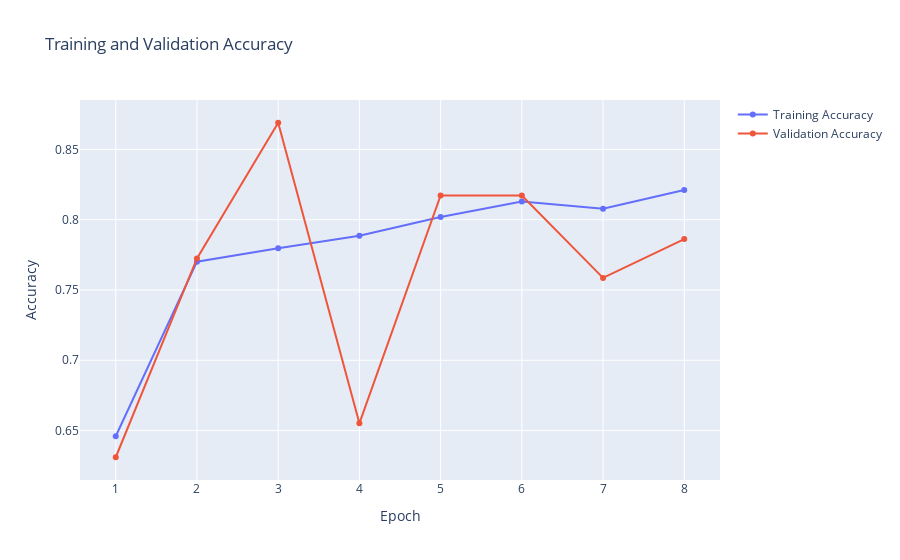
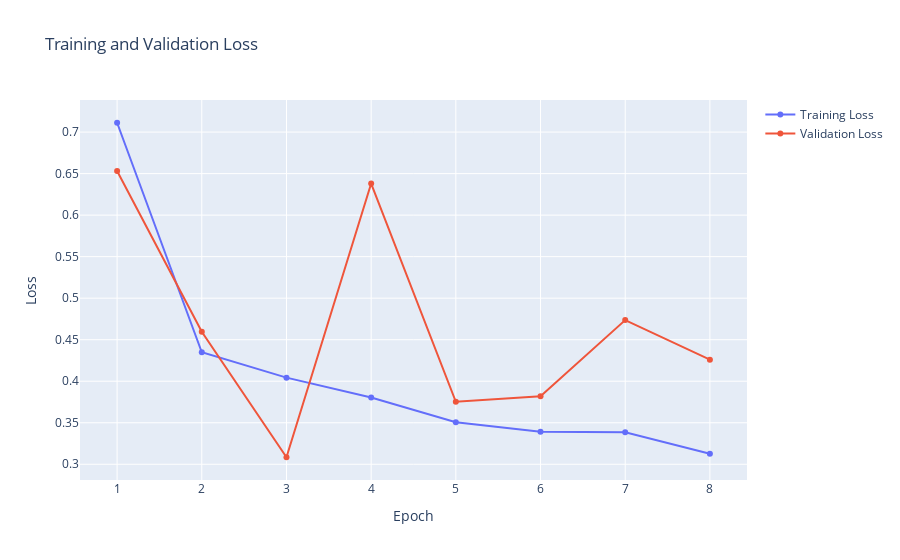

The cell these charts' notebook holds for them, in order:
### Code cell
#Plot the graph
history_plot(epochs, history)

### Figure 1 — Plotly figure (JSON) as saved in the notebook; plotly's stock layout.template omitted (floating-point values rounded to 4 significant figures)
{"data": [{"name": "Training Accuracy", "type": "scatter", "x": [1, 2, 3, 4, 5, 6, 7, 8, 9, 10, 11, 12, 13, 14, 15, 16, 17, 18, 19, 20, 21, 22, 23, 24, 25, 26, 27, 28, 29, 30, 31, 32, 33, 34, 35, 36, 37, 38, 39, 40, 41, 42, 43, 44, 45, 46, 47, 48, 49, 50, 51, 52, 53, 54, 55, 56, 57, 58, 59, 60], "y": [0.646, 0.7701, 0.7797, 0.7886, 0.8019, 0.813, 0.8078, 0.8211]}, {"name": "Validation Accuracy", "type": "scatter", "x": [1, 2, 3, 4, 5, 6, 7, 8, 9, 10, 11, 12, 13, 14, 15, 16, 17, 18, 19, 20, 21, 22, 23, 24, 25, 26, 27, 28, 29, 30, 31, 32, 33, 34, 35, 36, 37, 38, 39, 40, 41, 42, 43, 44, 45, 46, 47, 48, 49, 50, 51, 52, 53, 54, 55, 56, 57, 58, 59, 60], "y": [0.631, 0.7724, 0.869, 0.6552, 0.8172, 0.8172, 0.7586, 0.7862]}], "layout": {"autosize": true, "title": {"text": "Training and Validation Accuracy"}, "xaxis": {"anchor": "y", "autorange": true, "domain": [0, 1], "range": [0.5352, 8.465], "title": {"text": "Epoch"}, "type": "linear"}, "yaxis": {"anchor": "x", "autorange": true, "domain": [0, 1], "range": [0.6114, 0.8886], "title": {"text": "Accuracy"}, "type": "linear"}}}

### Figure 2 — Plotly figure (JSON) as saved in the notebook; plotly's stock layout.template omitted (floating-point values rounded to 4 significant figures)
{"data": [{"name": "Training Loss", "type": "scatter", "x": [1, 2, 3, 4, 5, 6, 7, 8, 9, 10, 11, 12, 13, 14, 15, 16, 17, 18, 19, 20, 21, 22, 23, 24, 25, 26, 27, 28, 29, 30, 31, 32, 33, 34, 35, 36, 37, 38, 39, 40, 41, 42, 43, 44, 45, 46, 47, 48, 49, 50, 51, 52, 53, 54, 55, 56, 57, 58, 59, 60], "y": [0.7112, 0.4348, 0.4043, 0.3803, 0.3507, 0.3392, 0.3384, 0.3127]}, {"name": "Validation Loss", "type": "scatter", "x": [1, 2, 3, 4, 5, 6, 7, 8, 9, 10, 11, 12, 13, 14, 15, 16, 17, 18, 19, 20, 21, 22, 23, 24, 25, 26, 27, 28, 29, 30, 31, 32, 33, 34, 35, 36, 37, 38, 39, 40, 41, 42, 43, 44, 45, 46, 47, 48, 49, 50, 51, 52, 53, 54, 55, 56, 57, 58, 59, 60], "y": [0.6531, 0.4596, 0.3085, 0.6381, 0.3752, 0.3818, 0.4736, 0.426]}], "layout": {"autosize": true, "title": {"text": "Training and Validation Loss"}, "xaxis": {"anchor": "y", "autorange": true, "domain": [0, 1], "range": [0.5397, 8.46], "title": {"text": "Epoch"}, "type": "linear"}, "yaxis": {"anchor": "x", "autorange": true, "domain": [0, 1], "range": [0.2752, 0.7445], "title": {"text": "Loss"}, "type": "linear"}}}
